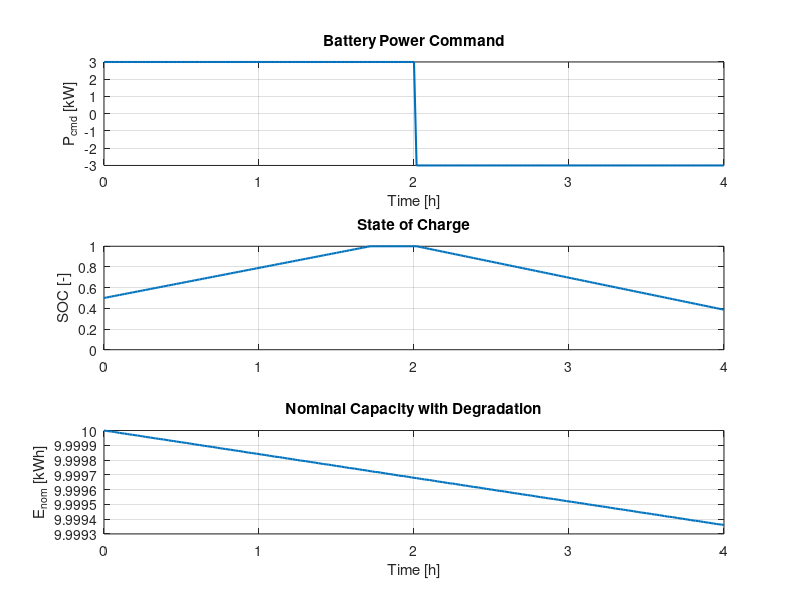

The MATLAB script that drew this image:
clear; clc;

% ---- Parameters ----
batt.E0_kWh      = 10.0;    % initial usable capacity [kWh]
batt.E_kWh       = batt.E0_kWh;
batt.eta_c       = 0.97;    % charging efficiency
batt.eta_d       = 0.97;    % discharging efficiency
batt.P_ch_max    = 5.0;     % max charge power [kW]
batt.P_dis_max   = 5.0;     % max discharge power [kW]
batt.SOC0        = 0.50;    % initial SOC [0-1]
batt.k_cal       = 1.0e-5;  % calendar fade [kWh per hour]
batt.k_thru      = 5.0e-5;  % throughput fade [kWh per kWh-throughput]
batt.V_nom       = 52;      % nominal DC bus voltage if needed [V] (example)

% ---- Timeline & example command ----
dt = 1/60;                   % 1-minute steps in hours
T_hours = 4;                 % 4 hours
t = (0:dt:T_hours)';         % time vector
N = numel(t);

% Example command: charge for 2 h at 3 kW, then discharge 2 h at 3 kW
P_cmd = 3*ones(N,1);
P_cmd(t>2) = -3;

% (Optional) enforce limits up-front
P_cmd = max(-batt.P_dis_max, min(batt.P_ch_max, P_cmd));

% ---- Preallocate ----
SOC = zeros(N,1); SOC(1) = batt.SOC0;
E_nom = zeros(N,1); E_nom(1) = batt.E_kWh;
P_ch = zeros(N,1); P_dis = zeros(N,1);
E_throughput = zeros(N,1);     % cumulative throughput [kWh]
E_in = zeros(N,1); E_out = zeros(N,1);

% ---- Simulation loop ----
for k = 1:N-1
    % Split command
    P_ch(k)  = max(0, P_cmd(k));
    P_dis(k) = max(0,-P_cmd(k));

    % Enforce instantaneous power limits (safety)
    P_ch(k)  = min(P_ch(k),  batt.P_ch_max);
    P_dis(k) = min(P_dis(k), batt.P_dis_max);

    % SOC update with efficiencies
    dSOC = ( batt.eta_c*P_ch(k)*dt - (P_dis(k)*dt)/batt.eta_d ) / E_nom(k);
    SOC(k+1) = min(1, max(0, SOC(k) + dSOC));

    % Energy bookkeeping
    E_in(k+1)  = E_in(k)  + batt.eta_c*P_ch(k)*dt;  % stored energy [kWh]
    E_out(k+1) = E_out(k) + (P_dis(k)*dt)/batt.eta_d; % extracted energy [kWh]
    E_throughput(k+1) = E_throughput(k) + (P_ch(k)+P_dis(k))*dt;

    % Capacity fade
    dE_cal  = batt.k_cal*dt;
    dE_thru = batt.k_thru*(P_ch(k)+P_dis(k))*dt;
    E_nom(k+1) = max(0.5*batt.E0_kWh, E_nom(k) - dE_cal - dE_thru); % floor @ 50% of initial
end

% Final step values
P_ch(end)  = max(0,P_cmd(end));
P_dis(end) = max(0,-P_cmd(end));

% ---- Plots ----
figure; 
subplot(3,1,1); plot(t,P_cmd,'LineWidth',1.5); grid on; ylabel('P_{cmd} [kW]'); xlabel('Time [h]');
title('Battery Power Command');

subplot(3,1,2); plot(t,SOC,'LineWidth',1.5); grid on; ylabel('SOC [-]'); 
ylim([0 1]); title('State of Charge');

subplot(3,1,3); plot(t,E_nom,'LineWidth',1.5); grid on; ylabel('E_{nom} [kWh]'); xlabel('Time [h]');
title('Nominal Capacity with Degradation');

%% KPIs
E_roundtrip_loss_kWh = E_in(end) - (E_in(end) - (E_out(end) - (E_throughput(end)-E_in(end)))); %#ok<NASGU>
fprintf('Round-trip efficiency target: %.1f%%\n', 100*batt.eta_c*batt.eta_d);
fprintf('Energy stored total:  %.2f kWh\n', E_in(end));
fprintf('Energy extracted total: %.2f kWh\n', E_out(end));
fprintf('Capacity loss: %.3f kWh (%.2f%%)\n', batt.E0_kWh - E_nom(end), 100*(1 - E_nom(end)/batt.E0_kWh));
